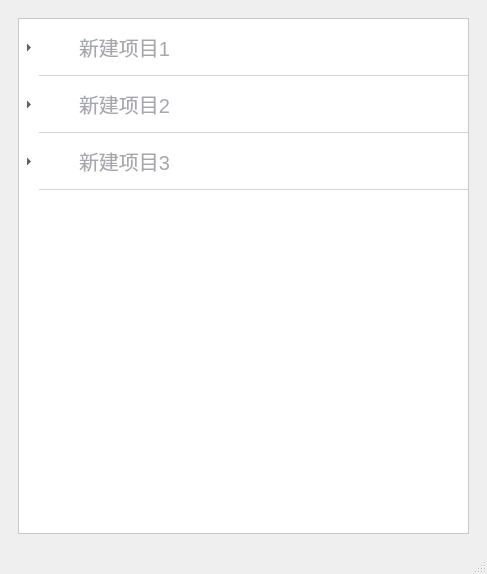
<?xml version="1.0" encoding="UTF-8"?>
<ui version="4.0">
 <class>MainWindow</class>
 <widget class="QMainWindow" name="MainWindow">
  <property name="geometry">
   <rect>
    <x>0</x>
    <y>0</y>
    <width>487</width>
    <height>574</height>
   </rect>
  </property>
  <property name="windowTitle">
   <string>MainWindow</string>
  </property>
  <widget class="QWidget" name="centralwidget">
   <layout class="QGridLayout" name="gridLayout_2">
    <item row="0" column="0">
     <widget class="QWidget" name="widget" native="true">
      <layout class="QGridLayout" name="gridLayout">
       <item row="0" column="0">
        <widget class="QTreeWidget" name="treeWidget">
         <property name="styleSheet">
          <string notr="true">QTreeWidget{
border: 1px solid;
border-color: rgb(200, 200, 200);
font-size: 20px;
font-family: 微软雅黑;
outline:none;

}
QTreeWidget::item{
width:430px;
color:rgb(165, 166, 174);
height:56px;
padding-left:auto;
border-bottom-style:solid;
border-bottom-width:1px;
border-color: rgb(213, 213, 213);
}
QTreeWidget::item:selected{
margin:0px;
background-color:rgb(242, 242, 242);
}</string>
         </property>
         <property name="horizontalScrollBarPolicy">
          <enum>Qt::ScrollBarAlwaysOff</enum>
         </property>
         <property name="editTriggers">
          <set>QAbstractItemView::NoEditTriggers</set>
         </property>
         <property name="tabKeyNavigation">
          <bool>false</bool>
         </property>
         <property name="selectionBehavior">
          <enum>QAbstractItemView::SelectRows</enum>
         </property>
         <property name="verticalScrollMode">
          <enum>QAbstractItemView::ScrollPerPixel</enum>
         </property>
         <property name="rootIsDecorated">
          <bool>true</bool>
         </property>
         <property name="uniformRowHeights">
          <bool>false</bool>
         </property>
         <property name="itemsExpandable">
          <bool>true</bool>
         </property>
         <property name="sortingEnabled">
          <bool>false</bool>
         </property>
         <property name="animated">
          <bool>true</bool>
         </property>
         <property name="allColumnsShowFocus">
          <bool>false</bool>
         </property>
         <property name="headerHidden">
          <bool>true</bool>
         </property>
         <property name="expandsOnDoubleClick">
          <bool>true</bool>
         </property>
         <attribute name="headerVisible">
          <bool>false</bool>
         </attribute>
         <column>
          <property name="text">
           <string>新建列</string>
          </property>
         </column>
         <item>
          <property name="text">
           <string>新建项目1</string>
          </property>
          <item>
           <property name="text">
            <string>新建子项目</string>
           </property>
          </item>
         </item>
         <item>
          <property name="text">
           <string>新建项目2</string>
          </property>
          <item>
           <property name="text">
            <string>新建子项目</string>
           </property>
          </item>
         </item>
         <item>
          <property name="text">
           <string>新建项目3</string>
          </property>
          <item>
           <property name="text">
            <string>新建子项目.db</string>
           </property>
          </item>
          <item>
           <property name="text">
            <string>新建项目.db</string>
           </property>
          </item>
          <item>
           <property name="text">
            <string>asff.db</string>
           </property>
          </item>
         </item>
        </widget>
       </item>
      </layout>
     </widget>
    </item>
   </layout>
  </widget>
  <widget class="QMenuBar" name="menubar">
   <property name="geometry">
    <rect>
     <x>0</x>
     <y>0</y>
     <width>487</width>
     <height>21</height>
    </rect>
   </property>
  </widget>
  <widget class="QStatusBar" name="statusbar"/>
 </widget>
 <resources/>
 <connections/>
</ui>
